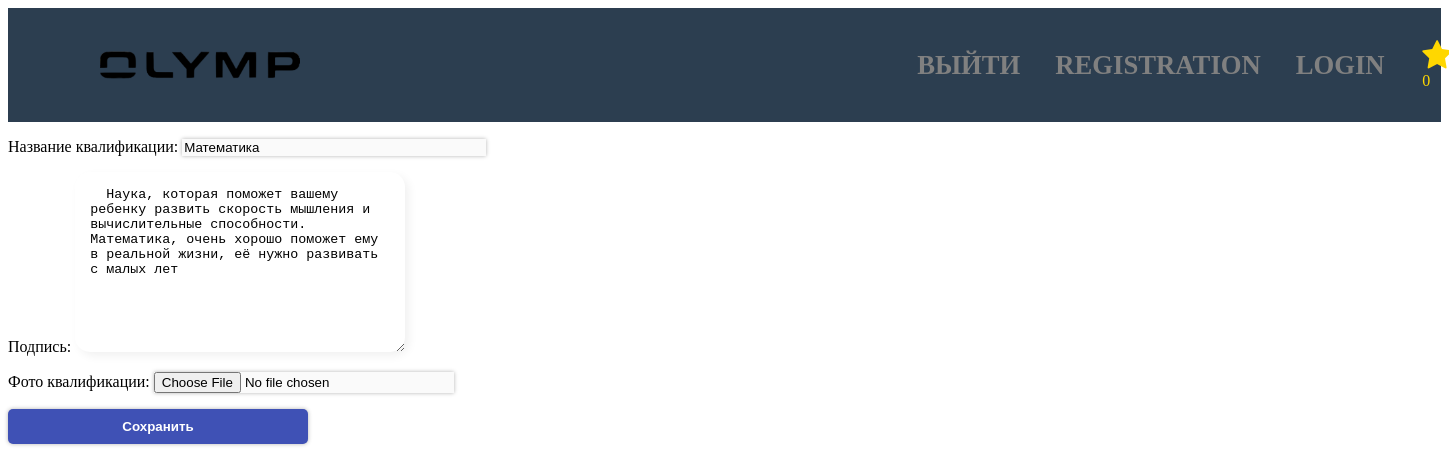
The app's page /admin/edit_type.php?id=1 with its own data.
### tables this page shows
CREATE TABLE `type` (
  `id` int(11) NOT NULL,
  `name` varchar(20) NOT NULL,
  `caption` varchar(2000) NOT NULL,
  `img` varchar(100) NOT NULL
);

### admin/edit_type.php (the view, shortened to what this page needs)
<?php
$id = $_GET['id'];
$link = mysqli_connect("olimpiads.atwebpages.com", "4318051_admin",  "ecu}L!6[9FOc*eiU", "4318051_admin");
$req = "SELECT * FROM `type` WHERE `id` =" . $id;
$result = mysqli_query($link, $req);
$product = mysqli_fetch_assoc($result);
include 'hdr.php';
?>
<form method="post" enctype='multipart/form-data'>
	<p>Название квалификации: <input type='text' name='name' value='<? echo $product['name'] ?>'></p>
	<p>Подпись: <textarea name='caption'> <? echo $product['caption'] ?> </textarea></p>
	<p>Фото квалификации: <input type='file' name='img' value='<? echo $product['img'] ?>'></p>
	<p><input type='submit' value="Сохранить" name='ok' class=' btn'></p>
</form>
</body>
</html>

### admin/style.css (style rules this page uses)
textarea { width: 300px; resize: vertical; padding: 15px; border-radius: 15px; border: 0; box-shadow: 4px 4px 10px rgba(0, 0, 0, 0.06); height: 150px; }
.btn { padding: 10px; border: none; background-color: #3F51B5; color: #fff; font-weight: 600; border-radius: 5px; width: 300px; }
input { background-color: #fafafa; border: 0; box-shadow: 0 0 4px rgba(0, 0, 0, 0.3); transition: 0.3s box-shadow; width: 300px; }

### records on screen
type: name "Математика", caption "Наука, которая поможет вашему ребенку развить скорость мышления и вычислительные способности. Математика, очень хорошо поможет ему в реальной жизни, её нужно развивать с малых лет"

### other values on screen
$count "0"
